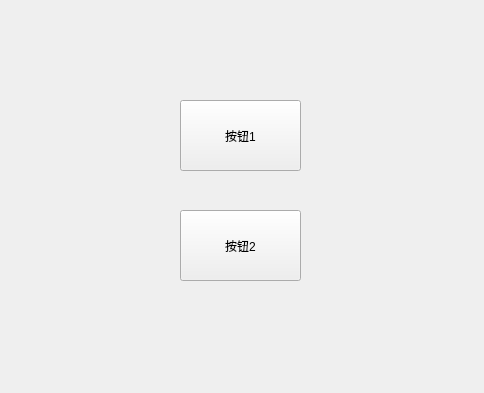
<?xml version="1.0" encoding="UTF-8"?>
<ui version="4.0">
 <class>Widget</class>
 <widget class="QWidget" name="Widget">
  <property name="geometry">
   <rect>
    <x>0</x>
    <y>0</y>
    <width>484</width>
    <height>393</height>
   </rect>
  </property>
  <property name="windowTitle">
   <string>Widget</string>
  </property>
  <widget class="QPushButton" name="pushButton">
   <property name="geometry">
    <rect>
     <x>180</x>
     <y>100</y>
     <width>121</width>
     <height>71</height>
    </rect>
   </property>
   <property name="text">
    <string>按钮1</string>
   </property>
  </widget>
  <widget class="QPushButton" name="pushButton_2">
   <property name="geometry">
    <rect>
     <x>180</x>
     <y>210</y>
     <width>121</width>
     <height>71</height>
    </rect>
   </property>
   <property name="text">
    <string>按钮2</string>
   </property>
  </widget>
 </widget>
 <resources/>
 <connections/>
</ui>
